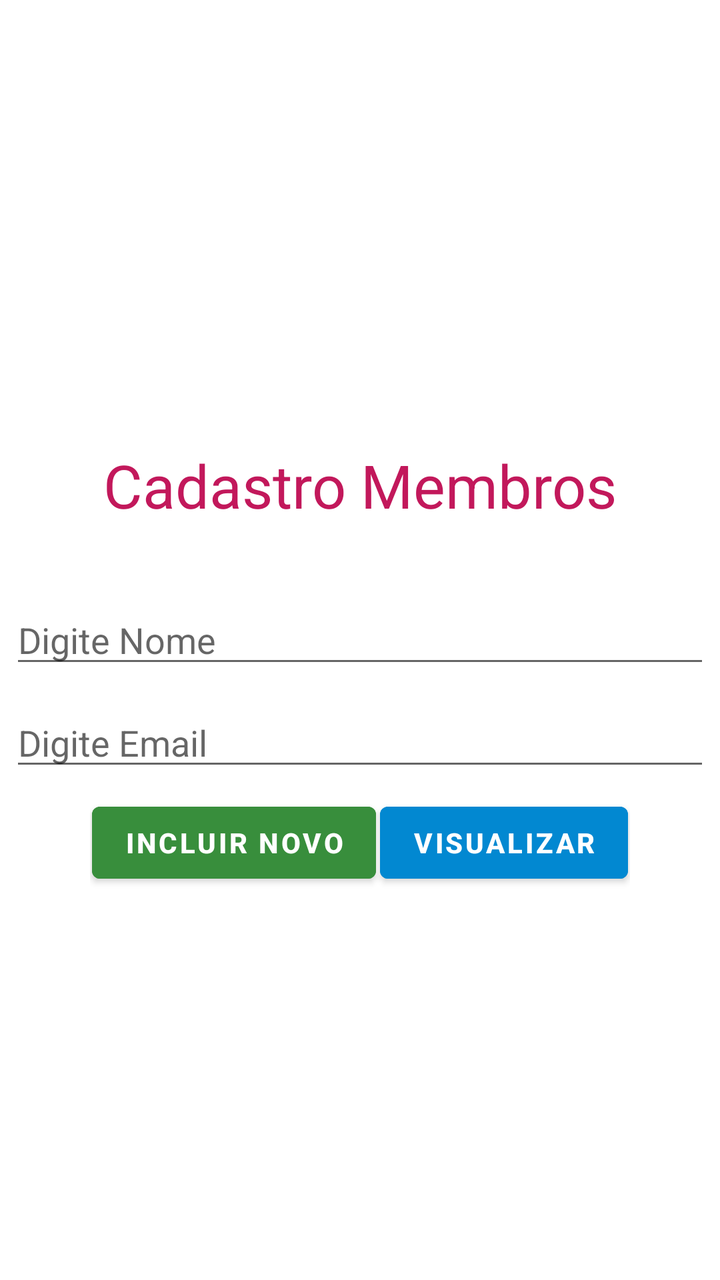
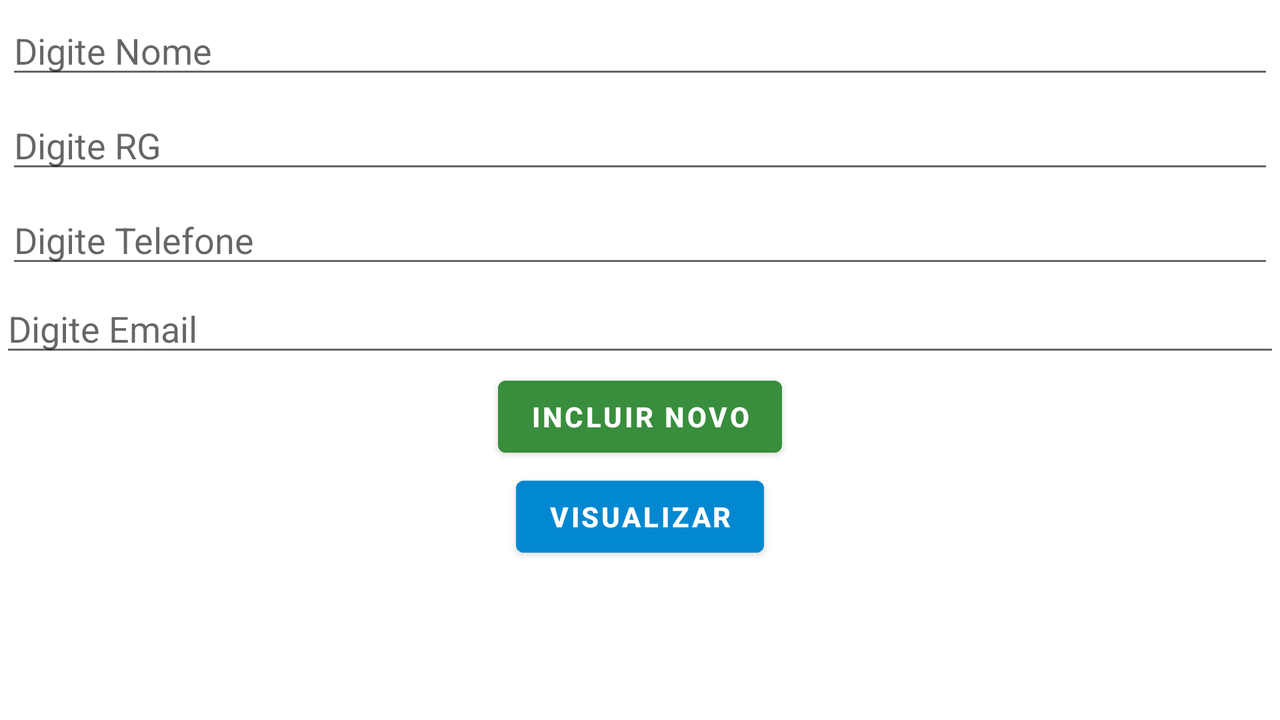

First picture: res/layout/ on a phone held upright. Second picture: the repository's own variant of that layout, on a device whose configuration matches the variant's folder. Source for both follows.
<!-- AndroidManifest.xml: application theme Theme.MembrosClube -->
<!-- res/layout/activity_main.xml -->
<?xml version="1.0" encoding="utf-8"?>
<LinearLayout xmlns:android="http://schemas.android.com/apk/res/android"
    xmlns:app="http://schemas.android.com/apk/res-auto"
    xmlns:tools="http://schemas.android.com/tools"
    android:layout_width="match_parent"
    android:orientation="vertical"
    android:layout_height="match_parent"
    android:gravity="center"
    tools:context=".MainActivity">


<LinearLayout
    android:layout_width="match_parent"
    android:layout_height="wrap_content"
    android:orientation="vertical">

    <TextView
        android:id="@+id/textCourse"
        android:layout_width="match_parent"
        android:layout_height="wrap_content"
        android:text="Cadastro Membros"
        android:textSize="30dp"
        android:gravity="center"
        android:textColor="#C2185B"
        android:layout_margin="30dp"/>


</LinearLayout>

<LinearLayout
    android:orientation="vertical"
    android:layout_width="match_parent"
    android:layout_height="wrap_content"
    android:gravity="center">

<EditText
    android:id="@+id/edittext_name"
    android:layout_width="match_parent"
    android:layout_height="wrap_content"
    android:layout_margin="5dp"
    android:hint="Digite Nome" />

<EditText
    android:id="@+id/edittext_email"
    android:layout_width="match_parent"
    android:layout_height="wrap_content"
    android:layout_margin="5dp"
    android:hint="Digite Email" />
</LinearLayout>


<LinearLayout
android:layout_margin="1dp"
android:orientation="horizontal"
android:layout_width="wrap_content"
android:layout_height="wrap_content"
android:gravity="center">

<Button
    android:textStyle="bold"
    android:layout_margin="1dp"
    android:id="@+id/button_add"
    android:text="Incluir Novo"
    android:backgroundTint="#388E3C"
    android:layout_weight="1"
    android:layout_width="wrap_content"
    android:layout_height="wrap_content"/>

<Button
    android:textStyle="bold"
    android:layout_margin="1dp"
    android:id="@+id/button_view"
    android:text="Visualizar"
    android:backgroundTint="#0288D1"
    android:layout_weight="1"
    android:layout_width="wrap_content"
    android:layout_height="wrap_content"/>

</LinearLayout>

</LinearLayout>
<!-- resources referenced by this layout -->
<resources>
  <style name="Theme.MembrosClube" parent="Theme.MaterialComponents.DayNight.DarkActionBar">
          
          <item name="colorPrimary">@color/purple_500</item>
          <item name="colorPrimaryVariant">@color/purple_700</item>
          <item name="colorOnPrimary">@color/white</item>
          
          <item name="colorSecondary">@color/teal_200</item>
          <item name="colorSecondaryVariant">@color/teal_700</item>
          <item name="colorOnSecondary">@color/black</item>
          
          <item name="android:statusBarColor" tools:targetApi="l">?attr/colorPrimaryVariant</item>
          
      </style>
</resources>
<!-- res/layout-land/activity_main.xml (the repository's variant of the layout above) -->
<!-- drawn on the phone turned sideways -->
<?xml version="1.0" encoding="utf-8"?>
<LinearLayout xmlns:android="http://schemas.android.com/apk/res/android"
    xmlns:app="http://schemas.android.com/apk/res-auto"
    xmlns:tools="http://schemas.android.com/tools"
    android:layout_width="match_parent"
    android:orientation="vertical"
    android:layout_height="match_parent"
    tools:context=".MainActivity">


    <LinearLayout
        android:orientation="vertical"
        android:layout_width="match_parent"
        android:layout_height="wrap_content"
        android:gravity="center">

        <EditText
            android:id="@+id/edittext_name"
            android:layout_width="match_parent"
            android:layout_height="wrap_content"
            android:layout_margin="3dp"
            android:hint="Digite Nome" />

        <EditText
            android:id="@+id/edittext_rg"
            android:layout_width="match_parent"
            android:layout_height="wrap_content"
            android:layout_margin="3dp"
            android:hint="Digite RG" />

        <EditText
            android:id="@+id/edittext_telefone"
            android:layout_width="match_parent"
            android:layout_height="wrap_content"
            android:layout_margin="3dp"
            android:hint="Digite Telefone" />

        <EditText
            android:id="@+id/edittext_email"
            android:layout_width="match_parent"
            android:layout_height="wrap_content"
            android:ems="10"
            android:inputType="textEmailAddress"
            android:hint="Digite Email"/>

        <Button
            android:textStyle="bold"
            android:layout_margin="1dp"
            android:id="@+id/button_add"
            android:text="Incluir Novo"
            android:backgroundTint="#388E3C"
            android:layout_weight="1"
            android:gravity="center"
            android:layout_width="wrap_content"
            android:layout_height="wrap_content"/>

        <Button
            android:textStyle="bold"
            android:layout_margin="1dp"
            android:id="@+id/button_view"
            android:text="Visualizar"
            android:backgroundTint="#0288D1"
            android:layout_weight="1"
            android:gravity="center"
            android:layout_width="wrap_content"
            android:layout_height="wrap_content"/>

    </LinearLayout>

</LinearLayout>
